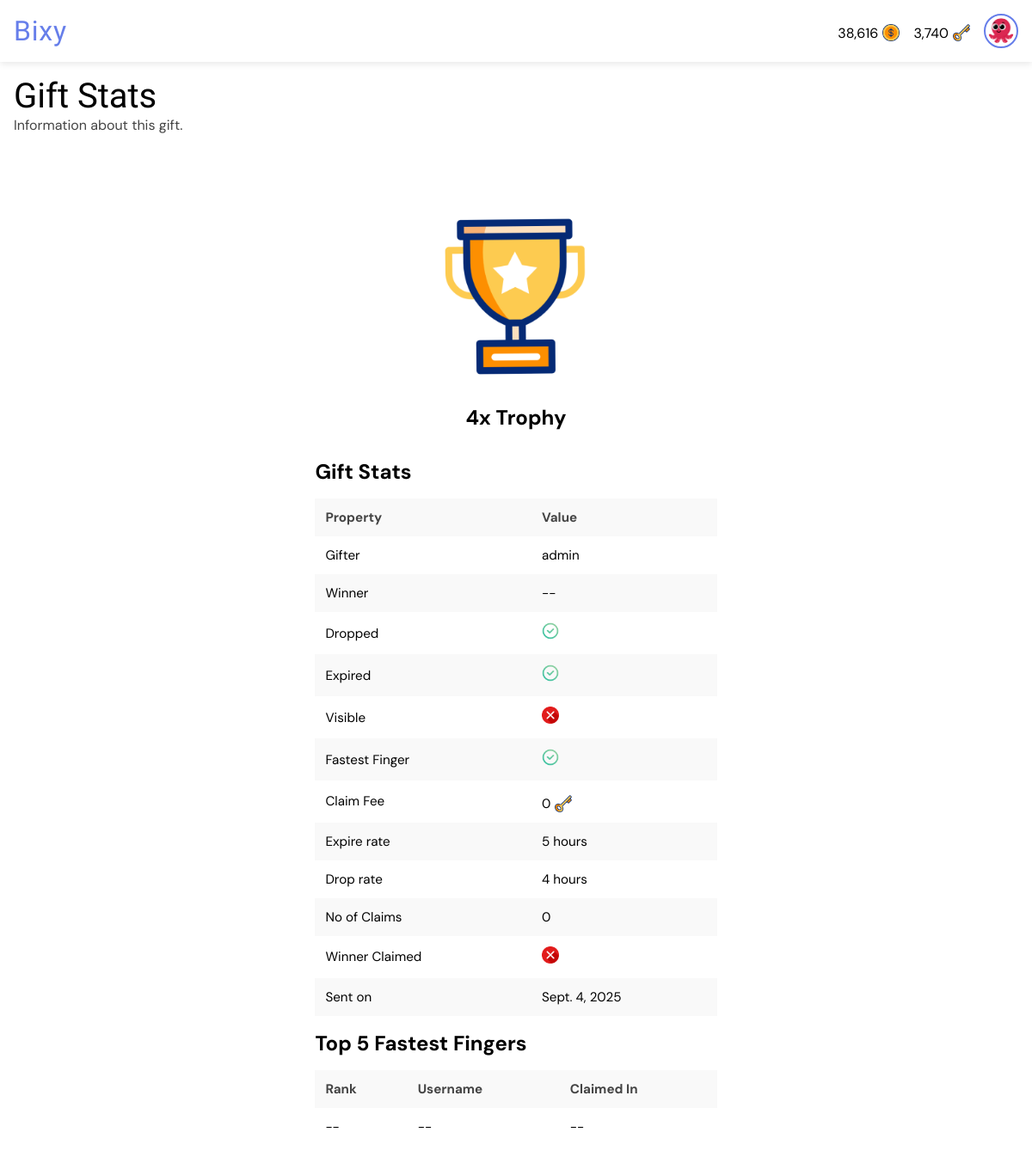
Page /gifts/89/stats/ (signed in) on the earlier database version.
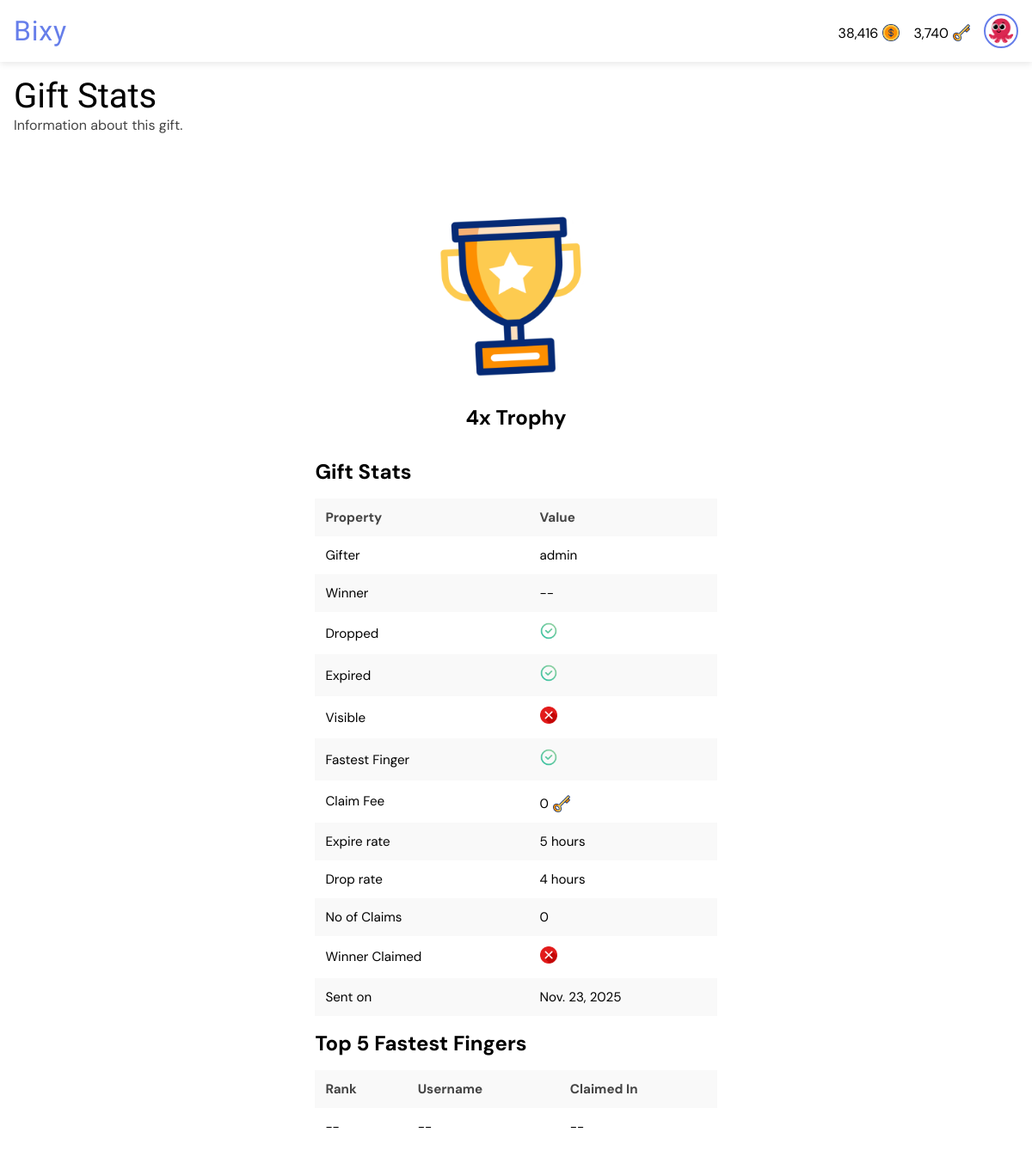
Same page on the later database version.
### giftapp/models.py (models this page shows, shortened)
class User(AbstractUser):
    gender = models.CharField(max_length=6, choices=GENDERS, default=GENDERS[0][0])
    is_verified = models.BooleanField(default=False, help_text="If the user's email address is verified or not.")
    email = models.EmailField(unique=True, blank=False, null=False)
    new_email = models.EmailField(unique=False, blank=True, null=True)
    coins = models.PositiveIntegerField(default=0)
    won_coins = models.PositiveIntegerField(default=0)
    keys = models.PositiveIntegerField(default=0)
    verify_code = models.CharField(max_length=255, null=True, blank=True)
    change_email_code = models.CharField(max_length=255, null=True, blank=True)
    profile_pic = models.ForeignKey(ProfilePicture, on_delete=models.SET_NULL, related_name='owners', null=True)
    deactivated_at = models.DateTimeField(null=True, blank=True)
    USERNAME_FIELD = "email"
    REQUIRED_FIELDS = ["username"]

class GiftTransaction(models.Model):
    gifter = models.ForeignKey(User, on_delete=models.CASCADE, related_name="gifts_sent")
    recipient = models.ForeignKey(User, on_delete=models.CASCADE, related_name="gifts_received", null=True, blank=True)
    gift = models.ForeignKey(Gift, on_delete=models.CASCADE, related_name='transactions')
    quantity = models.PositiveIntegerField(default=1, help_text="Number of this gift to buy.")
    early_claim_fee = models.PositiveIntegerField(default=0, help_text="Number of keys paid to claim the gift early if not dropped. FF gifts cannot have early claim fee greater than 0.")
    claim_fee = models.PositiveIntegerField(default=0, help_text="Number of keys paid to claim the gift if dropped.")
    paid_users = models.ManyToManyField(User, related_name="paid_gifts", blank=True)
    message = models.CharField(max_length=255, blank=True)
    is_visible = models.BooleanField(default=True, help_text="If the actual gift is shown or hidden.")
    is_fastest_finger = models.BooleanField(default=False, help_text="If the gift is won by fastest finger only.")
    expire_rate = models.PositiveIntegerField(default=1, help_text="Number of hours before the gift expires (1 - 24). Must be greater than drop rate.")
    drop_rate = models.PositiveIntegerField(default=0, help_text="Number of hours before the gift drops (0 - 23).")
    expire_date = models.DateTimeField(default=timezone.now)
    drop_date = models.DateTimeField(default=timezone.now)
    created_at = models.DateTimeField(default=timezone.now)
    reveals = models.ManyToManyField(User, related_name="gift_reveals", blank=True)
    claimed_by = models.ForeignKey(
        User, null=True, blank=True, on_delete=models.SET_NULL, related_name="gifts_claimed"
    )
    def is_claimed(self):
        return self.claimed_by is not None
    def seconds_until_expire(self):
        delta = self.expire_date - timezone.now()
        return max(0, int(delta.total_seconds()))
    def is_due_for_expire(self):
        return self.seconds_until_expire() <= 0
    def seconds_until_drop(self):
        delta = self.drop_date - timezone.now()
        return max(0, int(delta.total_seconds()))
    def is_due_for_drop(self):
        return self.seconds_until_drop() <= 0

class ProfilePicture(models.Model):
    name = models.CharField(max_length=50, null=False, blank=False)
    image = models.ImageField(null=False, blank=False, upload_to='profile_pics')

class Gift(models.Model):
    name = models.CharField(max_length=50, null=True, blank=True)
    cost = models.PositiveIntegerField(default=0)
    image = models.ImageField(null=True, blank=True, upload_to='gift_images')
    gif = models.FileField(null=True, blank=True, upload_to='gift_gifs')

### giftapp/views.py (the view)
# urls.py: path("gifts/<int:gift_transaction_id>/stats/", views.gift_stats, name="view_gift_stats"),
@login_required
def gift_stats(request, gift_transaction_id):
    gift_transaction = get_object_or_404(GiftTransaction, id=gift_transaction_id)
    return render(request, "gift_stats.html", {'gift_transaction': gift_transaction})

### templates/gift_stats.html (shortened to what the changed rows need)
{% extends 'base.html' %}
{% load static %}
{% load humanize %}
{% load timefilters %}
{% block title %}
<link rel="stylesheet" href="{% static 'css/all_gifts.css' %}">
{% endblock %}
{% block body %}
<div class="heading">
    <h1>Gift Stats</h1>
</div>
<div class="buy">
    <div class="buy-sub">
        <div class="gift-info">
            {% if gift_transaction.gifter == request.user or gift_transaction.recipient == request.user %}
            <img src="{{ gift_transaction.gift.gif.url }}" alt="Gift image">
            <h2>{{ gift_transaction.quantity|intcomma }}x {{ gift_transaction.gift.name }}</h2>
            {% endif %}
        </div>
        <div class="table-container">
            <h2>Gift Stats</h2>
            <table>
                <thead>
                    <tr>
                        <th>Property</th>
                        <th>Value</th>
                    </tr>
                </thead>
                <tbody>
                    <tr>
                        <td>Gifter</td>
                        <td>{{ gift_transaction.gifter.username }}</td>
                    </tr>
                    <tr>
                        <td>
                            <div class="cost td-content">
                                <p>{{ gift_transaction.claim_fee|intcomma }}</p>
                                <img src="{% static 'images/key.png' %}" alt="Coin image">
                            </div>
                        </td>
                    </tr>
                    {% if gift_transaction.gifter == request.user %}
                    <tr>
                        <td>Expire rate</td>
                        <td>{{ gift_transaction.expire_rate|intcomma }} hour{{ gift_transaction.expire_rate|pluralize }}
                        </td>
                    </tr>
                    <tr>
                        <td>Drop rate</td>
                        <td>{{ gift_transaction.drop_rate|intcomma }} hour{{ gift_transaction.drop_rate|pluralize }}
                        </td>
                    </tr>
                    {% endif %}
                    {% if gift_transaction.gifter == request.user %}
                    <tr>
                        <td>No of Claims</td>
                        <td>{{ gift_transaction.reveals.all|length|intcomma }}</td>
                    </tr>
                    {% endif %}
                    {% if gift_transaction.gifter == request.user %}
                    <tr>
                        <td>Sent on</td>
                        <td>{{ gift_transaction.created_at.date }}</td>
                    </tr>
                    {% endif %}
                </tbody>
            </table>
        </div>
        {% if gift_transaction.is_fastest_finger and gift_transaction.is_due_for_drop %}
        <div class="table-container">
            <h2>Top 5 Fastest Fingers</h2>
            <table>
                <thead>
                    <tr>
                        <th>Rank</th>
                        <th>Username</th>
                        <th>Claimed In</th>
                    </tr>
                </thead>
            </table>
        </div>
        {% endif %}
    </div>
</div>
{% endblock %}

### templates/base.html (shortened to what this page needs)
<!DOCTYPE html>
<html lang="en">
<head>
    {% load static %}
    {% load humanize %}
    {% load timefilters %}
    {% block title %} {% endblock %}
</head>
<body>
    <nav class="navbar">
        <div class="logo-container" role="link" tabindex="0">
            <a href="{% url 'all_gifts' %}" class="logo-text">Bixy</a>
        </div>
        <div class="profile-section" id="profileSection">
            {% if user.is_authenticated %}
            <a href="{% url 'buy_coins' %}" style="text-decoration: none; color: black;">
                <div class="cost">
                    <p>{{ user.coins|intcomma }}</p>
                    <img src="{% static 'images/dollar.png' %}" alt="Gift image">
                </div>
            </a>
            <a href="{% url 'buy_coins' %}" style="text-decoration: none; color: black;">
                <div class="cost">
                    <p>{{ user.keys|intcomma }}</p>
                    <img src="{% static 'images/key.png' %}" alt="Gift image">
                </div>
            </a>
            <a href="{% url 'profile' %}">
                <img src="{{ user.profile_pic.image.url }}" alt="Profile picture" class="profile-pic" />
            </a>
            {% else %}
            <a href="{% url 'signin' %}" class="btn login">Login</a>
            <a href="{% url 'signup' %}" class="btn signup">Sign Up</a>
            {% endif %}
        </div>
    </nav>
    <main>
        <section>
            {% block body %} {% endblock %}
        </section>
    </main>
</body>
</html>

Differences in the rows shown:
changed User: coins "38,616" → "38,416"
changed GiftTransaction "Trophy": created_at "Sept. 4, 2025" → "Nov. 23, 2025"
